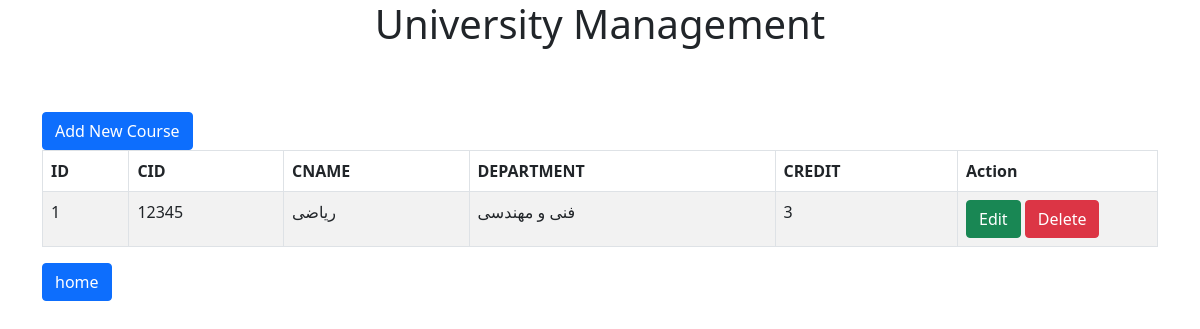
Page /coursesinfo on the earlier database version.
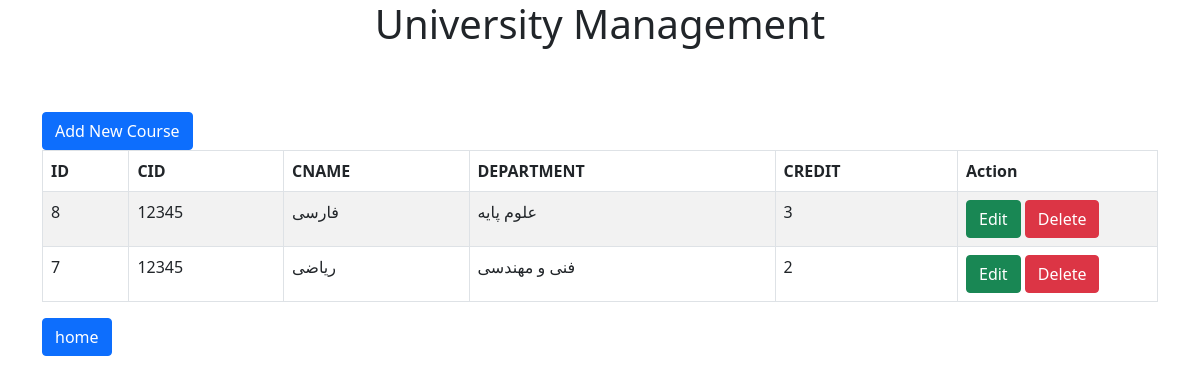
Same page on the later database version.
### models.py (models this page shows, shortened)
class course(Base):
    __tablename__ = 'courses'
    id = Column(Integer, primary_key=True, index=True)
    cid = Column(String)
    cname = Column(String)
    de = Column(String)
    credit = Column(String)

### main.py (the view)
@app.get("/box")
@app.get("/coursesinfo")
async def courses_info(request: Request, db: Session = Depends(get_db)):
    courses = db.query(models.course).order_by(models.course.id.desc()).all()
    return templates.TemplateResponse("box.html", {"request": request, "courses": courses})

### templates/box.html
{% extends 'base.html' %}
{% block content %}
<div class="row">
    <div class="col-12">
        <br><br>
        <a href="/coursesadd" class="btn btn-primary">Add New Course</a>
        <table class="table table-bordered table-striped">
            <thead>
                <tr>
                    <th>ID</th>
                    <th>CID</th>
                    <th>CNAME</th>
                    <th>DEPARTMENT</th>
                    <th>CREDIT</th>
                    <th width="200">Action</th>
                </tr>
            </thead>
            <tbody>
                {% for user in courses %}
                    <tr>
                        <td>{{ user.id }}</td>
                        <td>{{ user.cid }}</td>
                        <td>{{ user.cname }}</td>
                        <td>{{ user.de }}</td>
                        <td>{{ user.credit }}</td>
                        <td>
                            <a href="edit_course/{{ user.id }}" class="btn btn-success">Edit</a>
                            <a href="delete_course/{{ user.id }}" class="btn btn-danger">Delete</a>
                        </td>
                    </tr>
                {% endfor %}
            </tbody>
        </table>
        <a href="/" class="btn btn-primary">home</a>
    </div>
</div>
{% endblock content %}

### templates/base.html (shortened to what this page needs)
<!DOCTYPE html>
<html lang="en">
<head>
    <link href="https://cdn.jsdelivr.net/npm/bootstrap@5.0.2/dist/css/bootstrap.min.css" rel="stylesheet">
</head>
<body>
<div class="container">
    <h1 class="page-header text-center">University Management</h1>
    {% block content %}
    {% endblock content %}
</div>
</body>
</html>

Differences in the rows shown:
removed course: id "1", cid "12345", cname "ریاضی", de "فنی و مهندسی", credit "3"
added course: id "8", cid "12345", cname "فارسی", de "علوم پایه", credit "3"
added course: id "7", cid "12345", cname "ریاضی", de "فنی و مهندسی", credit "2"
